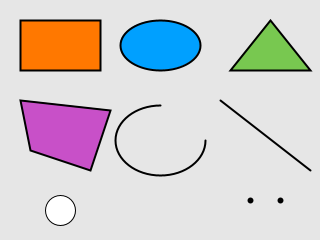
Frame 1 (no input)
Frame 60 (the mouse pressed at the canvas centre just before this capture): identical to frame 1, image omitted
Frame 120 (the mouse held since frame 60 and released just before this capture): identical to frame 1, image omitted

The Processing sketch that drew this single still picture (run headless with seeded random() and noise(); from frame 60 on, the mouse is pressed at the canvas centre):

// Processing sketch: shapes_basic
// ── shapes_basic.pde
// Basic 2D primitives with explicit fill/stroke.
void setup() {
  size(320, 240);
}

void draw() {
  background(230);
  stroke(0);
  strokeWeight(2);
  fill(255, 120, 0);
  rect(20, 20, 80, 50);
  fill(0, 160, 255);
  ellipse(160, 45, 80, 50);
  fill(120, 200, 80);
  triangle(230, 70, 270, 20, 310, 70);
  fill(200, 80, 200);
  quad(20, 100, 110, 110, 90, 170, 30, 150);
  noFill();
  arc(160, 140, 90, 70, 0, PI + HALF_PI);
  line(220, 100, 310, 170);
  strokeWeight(6);
  point(250, 200);
  point(280, 200);
  strokeWeight(1);
  fill(255);
  circle(60, 210, 30);
}
